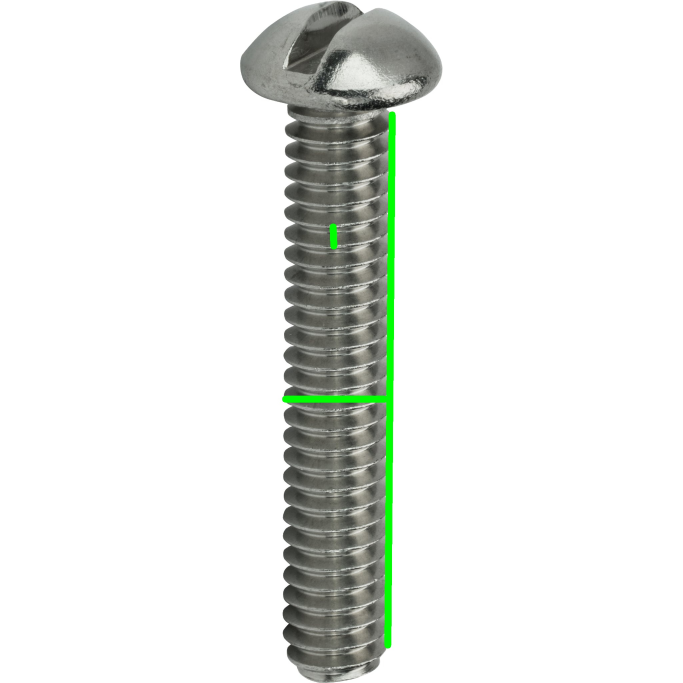
#> input picture measure_screw_detection/perfect_rule_screw.jpg, 2048 x 2048 px (shown at 1/3 size)
$ python -i compare_screw.py   (imports and definitions only)
#> lines starting #> are read from the running program, lines starting #| are printed output that depends on the picture
import cv2
import tkinter as tk


# img1 = cv2.imread("r1.jpg")
# img2 = cv2.imread("r3.jpg")

def compare_screw_is_same_rule():

    img1 = cv2.imread("perfect_rule_screw.jpg")
#> img1 is the input picture: shape (2048, 2048, 3); mean B, G, R 230.3, 233.9, 231.1
    img2 = cv2.imread("be_detected_screw.jpg")
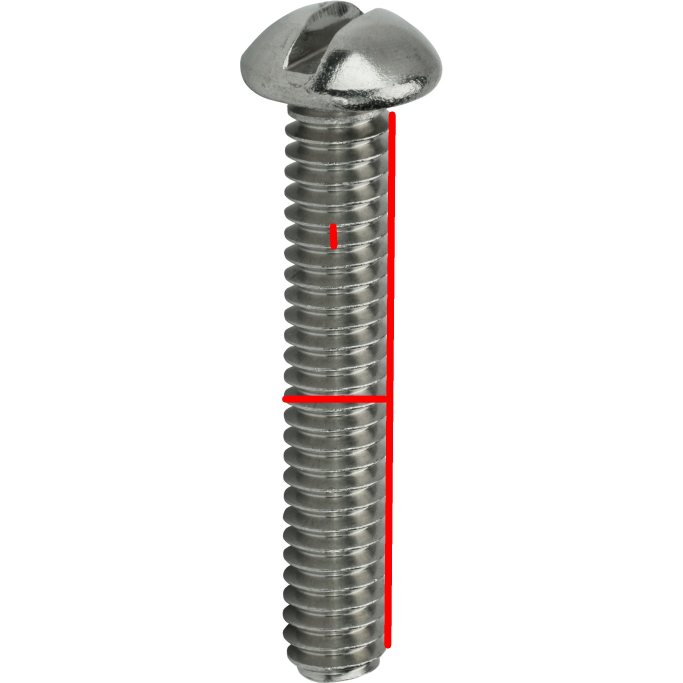
#> input picture measure_screw_detection/be_detected_screw.jpg, 2048 x 2048 px (shown at 1/3 size)
#> img2 is the input picture: shape (2048, 2048, 3); mean B, G, R 230.3, 231.3, 233.6


    # 將圖像調整為相同的大小
    img1 = cv2.resize(img1, (800, 600))
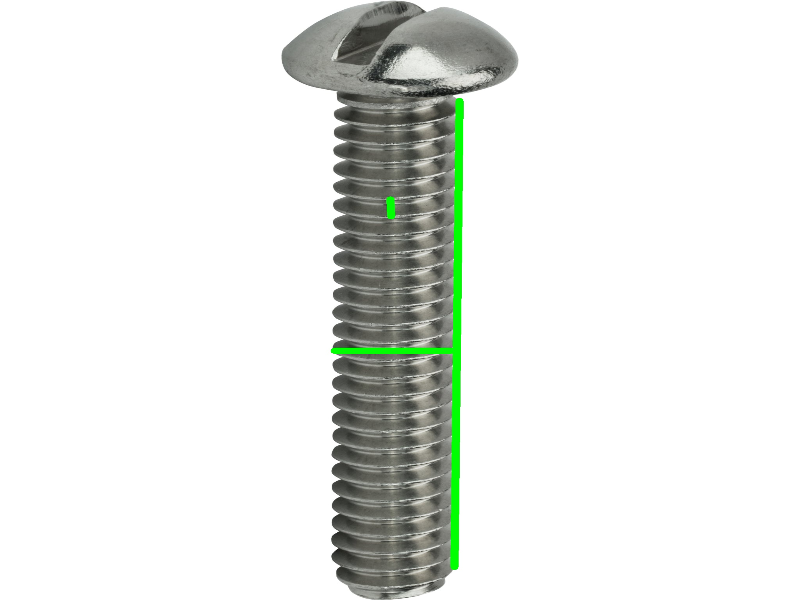
#> img1: shape (600, 800, 3); mean B, G, R 230.3, 233.8, 231.1
    img2 = cv2.resize(img2, (800, 600))
#> img2: shape (600, 800, 3)

    # 將圖像轉換為灰度圖像
    gray1 = cv2.cvtColor(img1, cv2.COLOR_BGR2GRAY)
    gray2 = cv2.cvtColor(img2, cv2.COLOR_BGR2GRAY)


    # 比較兩張圖像的差異
    diff = cv2.absdiff(gray1, gray2)
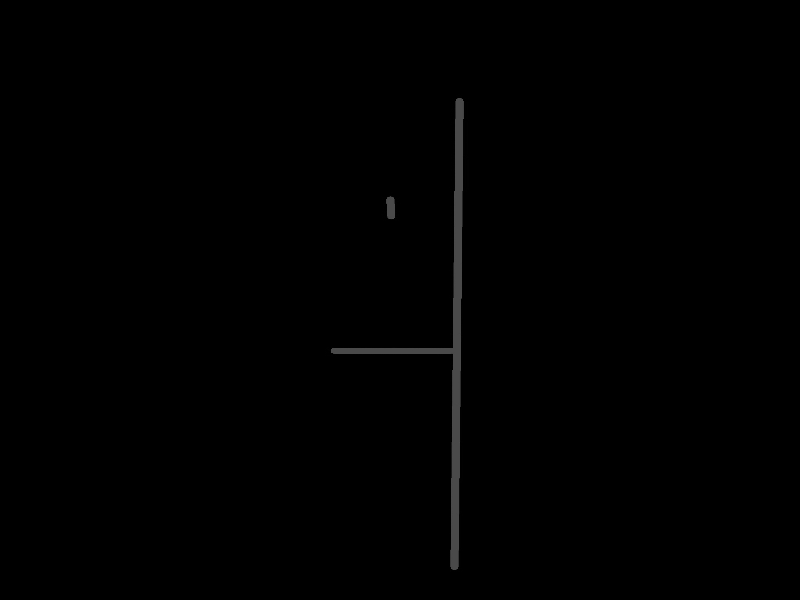
#> diff: shape (600, 800); min 0, max 80, mean 0.7

    resImg = cv2.absdiff(gray1, gray2)
    cv2.imshow("resImg ", resImg )
    cv2.waitKey(0)

    # 將差異圖像二值化
    thresh = cv2.threshold(diff, 100, 255, cv2.THRESH_BINARY)[1]
#> thresh: shape (600, 800); every value is 0

    # 腐蝕圖像，進一步消除差異
    kernel = cv2.getStructuringElement(cv2.MORPH_RECT, (5, 5))
    erode = cv2.erode(thresh, kernel)


    #判斷結果，如果 erode 為一個空圖像，則表示兩張圖像相同
    if cv2.countNonZero(erode) == 0:
#> (the run stopped early here; a loop or call above may not have finished)
